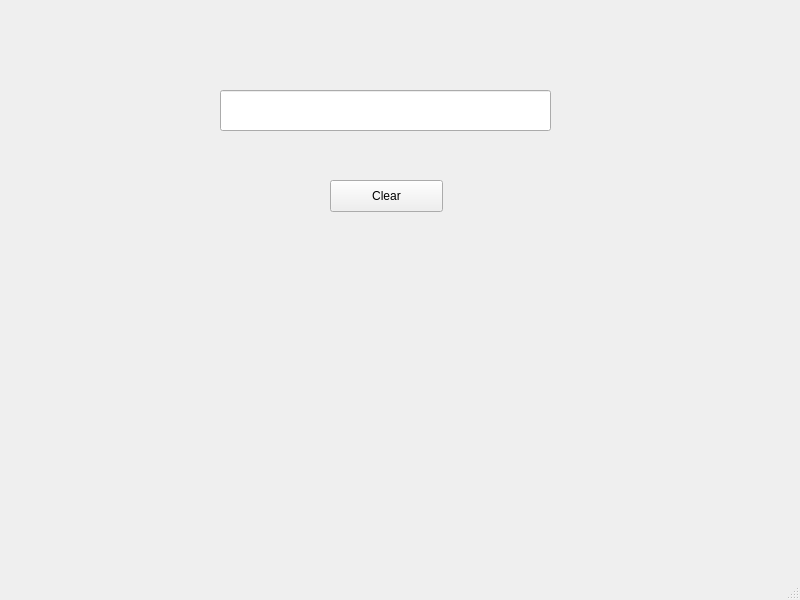
<?xml version="1.0" encoding="UTF-8"?>
<ui version="4.0">
 <class>MainWindow</class>
 <widget class="QMainWindow" name="MainWindow">
  <property name="geometry">
   <rect>
    <x>0</x>
    <y>0</y>
    <width>800</width>
    <height>600</height>
   </rect>
  </property>
  <property name="windowTitle">
   <string>MainWindow</string>
  </property>
  <widget class="QWidget" name="centralwidget">
   <widget class="QLineEdit" name="lineEdit">
    <property name="geometry">
     <rect>
      <x>220</x>
      <y>90</y>
      <width>331</width>
      <height>41</height>
     </rect>
    </property>
    <property name="toolTip">
     <string/>
    </property>
   </widget>
   <widget class="QPushButton" name="pushButton">
    <property name="geometry">
     <rect>
      <x>330</x>
      <y>180</y>
      <width>113</width>
      <height>32</height>
     </rect>
    </property>
    <property name="text">
     <string>Clear</string>
    </property>
   </widget>
  </widget>
  <widget class="QMenuBar" name="menubar">
   <property name="geometry">
    <rect>
     <x>0</x>
     <y>0</y>
     <width>800</width>
     <height>34</height>
    </rect>
   </property>
  </widget>
  <widget class="QStatusBar" name="statusbar"/>
 </widget>
 <resources/>
 <connections>
  <connection>
   <sender>pushButton</sender>
   <signal>clicked()</signal>
   <receiver>lineEdit</receiver>
   <slot>clear()</slot>
   <hints>
    <hint type="sourcelabel">
     <x>386</x>
     <y>232</y>
    </hint>
    <hint type="destinationlabel">
     <x>377</x>
     <y>142</y>
    </hint>
   </hints>
  </connection>
 </connections>
</ui>
